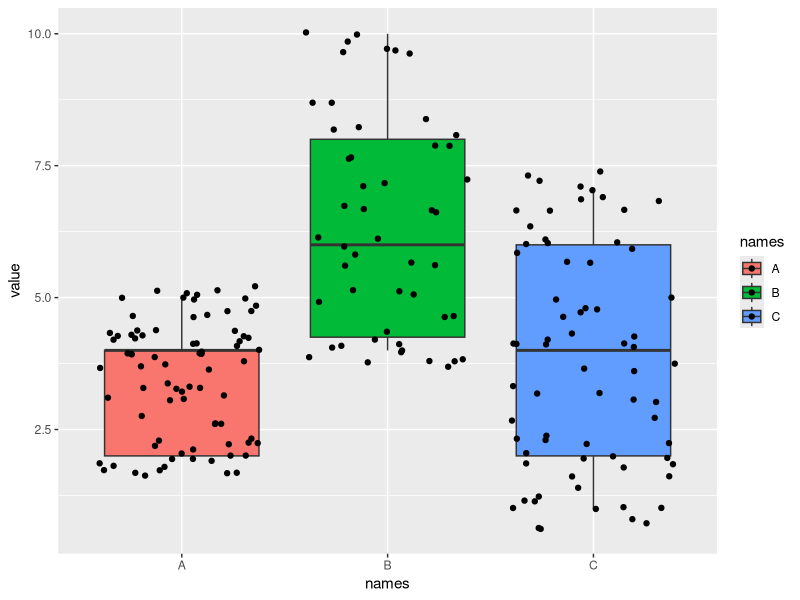

Reproduce this figure in R.
# Ggplot2 library
library(ggplot2)

# Data 
names = c(rep("A", 80) , rep("B", 50) , rep("C", 70))
value = c( sample(2:5, 80 , replace = T) , sample(4:10, 50 , replace = T), 
         sample(1:7, 70 , replace = T) )
data = data.frame(names,value)

#Graph
qplot( x = names , y = value , data = data , geom = c("boxplot","jitter") , fill = names)


# source : http://www.r-graph-gallery.com/89-box-and-scatter-plot-with-ggplot2/